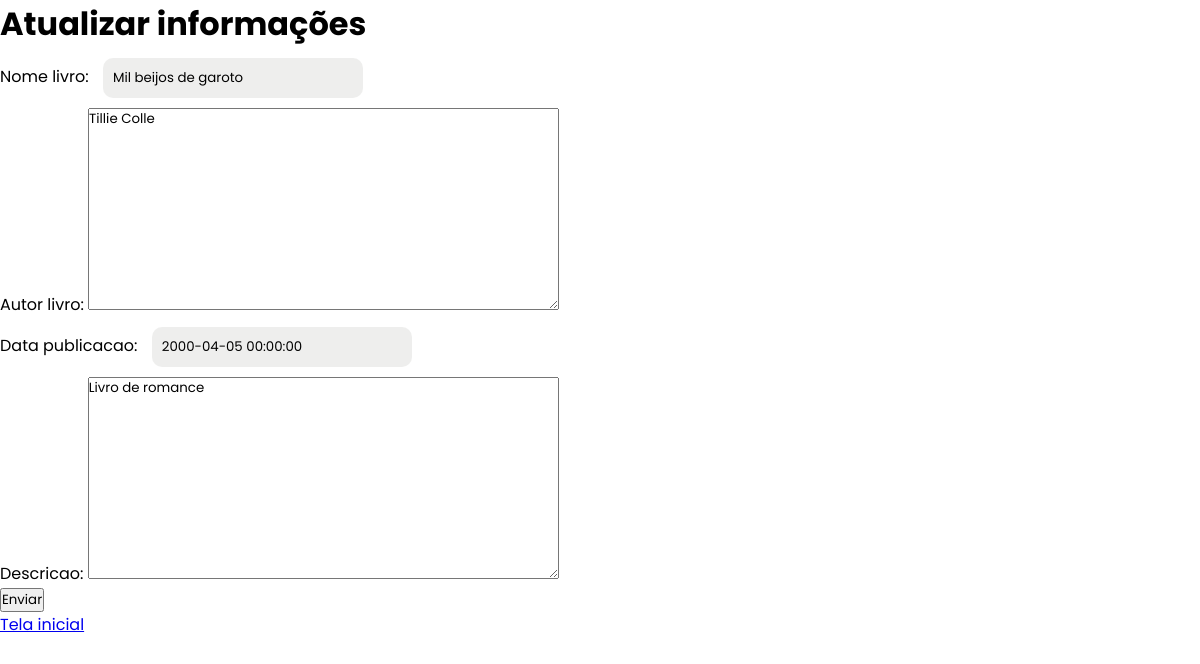
/atualizar/4/, run on the app's committed database.
### blog/models.py (models this page shows, shortened)
class Biblioteca(models.Model):
    nome_livro = models.CharField(max_length=200)
    autor_livro = models.TextField()
    data_publicacao = models.DateTimeField()
    descricao = models.TextField()

### blog/views.py (the view)
# urls.py: path('atualizar/<int:pk>/', views.atualizar_livro, name='atualizar'),
def atualizar_livro(request, pk):
    livro = get_object_or_404(Biblioteca, pk = pk)
    if request.method == 'POST':
        cadastro = BibliotecaForm(request.POST, instance = livro)
        if cadastro.is_valid():
            cadastro.save()
            return redirect('listar_acervo')
    else:
        cadastro = BibliotecaForm(instance=livro)
        return render(request, 'atualizar.html', {'cadastro': cadastro})

### blog/forms.py
class BibliotecaForm(forms.ModelForm):
    class Meta:
        model = Biblioteca
        fields = '__all__'

### blog/templates/atualizar.html (shortened to what this page needs)
{% load static %}
<!DOCTYPE html>
<html lang="en">
<head>
    <link rel="stylesheet" href="{% static 'style.css' %}">
</head>
<body>
    <h1>Atualizar informações </h1>
    <form action="" method="POST">
        {{cadastro.as_p}}
        <button type="submit">Enviar</button>
    </form>
    <a href="{% url 'listar_acervo' %}"> Tela inicial </a>
</body>
</html>

### blog/static/style.css (style rules this page uses)
* { margin:0; box-sizing: 0; padding: 0; font-family: 'Poppins'; }
form input { width:20%; padding: 10px; border-radius: 10px; border: none; background-color: #dfdedd85; margin: 10px; }

### data on the page
Biblioteca: nome_livro "Mil beijos de garoto", autor_livro "Tillie Colle", data_publicacao "2000-04-05 00:00:00", descricao "Livro de romance"
